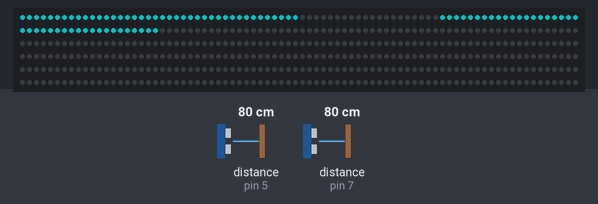
Bench run of a sketch on a simulated Teensy 4. Parts: 480 RGB LEDs in strip order, left to right, continuing on the next row. The inputs (shaded band) are chosen by the test bench; at power-on: distance to the obstacle (sensors on pin 5, pin 7) 80 cm. The echo pulse lasts 58.3 µs per cm; dim RGB values are drawn brighter than linear; what the sketch prints to the serial monitor is not drawn.

Above: at 1.2 s.
1.3 s: distance to the obstacle (sensor on pin 5) set to 2 cm
4.3 s: distance to the obstacle (sensor on pin 7) set to 2 cm
5.9 s: distance to the obstacle (sensor on pin 5) set to 4 cm
8.9 s: distance to the obstacle (sensor on pin 7) set to 4 cm
10.5 s: distance to the obstacle (sensor on pin 5) set to 9 cm
12.0 s: distance to the obstacle (sensor on pin 7) set to 250 cm
Timing chart, 0 to 15.0 s (numbered marks = the images above; inputs shaded):
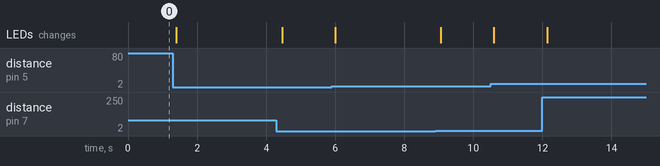

The sketch:

_2sensor_2strip.ino.ino.ino
```cpp
#include <OctoWS2811.h>
#include <NewPing.h>


const int ledsPerStrip = 60;
DMAMEM int displayMemory[ledsPerStrip*6];
int drawingMemory[ledsPerStrip*6];
const int config = WS2811_GRB | WS2811_800kHz;
#define COLOR    0x005555

#define TRIGGER_PIN_A 3
#define ECHO_PIN_A 5
#define TRIGGER_PIN_B 6
#define ECHO_PIN_B 7
#define MAX_DISTANCE 200

OctoWS2811 leds(ledsPerStrip, displayMemory, drawingMemory, config);
NewPing sonar_a(TRIGGER_PIN_A, ECHO_PIN_A, MAX_DISTANCE);
NewPing sonar_b(TRIGGER_PIN_B, ECHO_PIN_B, MAX_DISTANCE);

void setup() {
   Serial.begin(9600);
   leds.begin();
   leds.show();
}

void partialFill(int color, int startLED, int endLED)
{
  for (int i=startLED; i < endLED; i++) {
    leds.setPixel(i, color);
  }
  leds.show();
}

void loop() {

   unsigned int p_a = sonar_a.ping_cm();
   unsigned int p_b = sonar_b.ping_cm();

   Serial.print("A: ");
   Serial.println(p_a);
   partialFill(0, 0, ledsPerStrip);
   partialFill(COLOR, 0, p_a/2);

   Serial.print("B: ");
   Serial.println(p_b);
   partialFill(0, ledsPerStrip, ledsPerStrip*2);
   partialFill(COLOR, ledsPerStrip, ledsPerStrip+p_b/2);

   delay(50);
}
```
